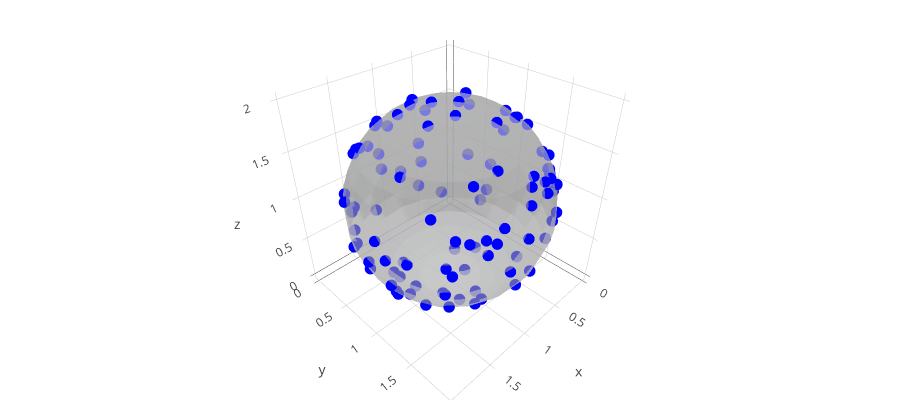

Notebook code cell kept with this figure:
### Code cell
# Plot sphere wire-frame
def plot_sphere_surface(center, radius, **kwargs):
    theta_vec = np.linspace(0, np.pi, 20)
    phi_vec = np.linspace(0, 2*np.pi, 20)
    x_sphere = center[0]+ radius * np.outer(np.cos(phi_vec), np.sin(theta_vec))
    y_sphere = center[1]+ radius * np.outer(np.sin(phi_vec), np.sin(theta_vec))
    z_sphere = center[2]+ radius * np.outer(np.ones(np.size(phi_vec)), np.cos(theta_vec))
    sphere_trace= go.Surface(
        x=x_sphere,
        y=y_sphere,
        z=z_sphere,
        surfacecolor=np.zeros_like(z_sphere),
        opacity=0.6,
        showscale=False,
        **kwargs)
    return sphere_trace
sphere_gt_trace = plot_sphere_surface(center=center_gt, radius=radius_gt)

# Plot points
layout = go.Layout(autosize=True, height=400, title="3D Points",
                   margin=dict(l=0, r=0, b=0, t=0))
pts_trace = go.Scatter3d(x=pts[:, 0], y=pts[:, 1], z=pts[:, 2], mode='markers', marker={'size': 4, 'color':'blue'})
data = go.Data([pts_trace, sphere_gt_trace])
figure = go.Figure(data=data,layout=layout)
config = {'showLink': False}
iplot(figure, config=config)
